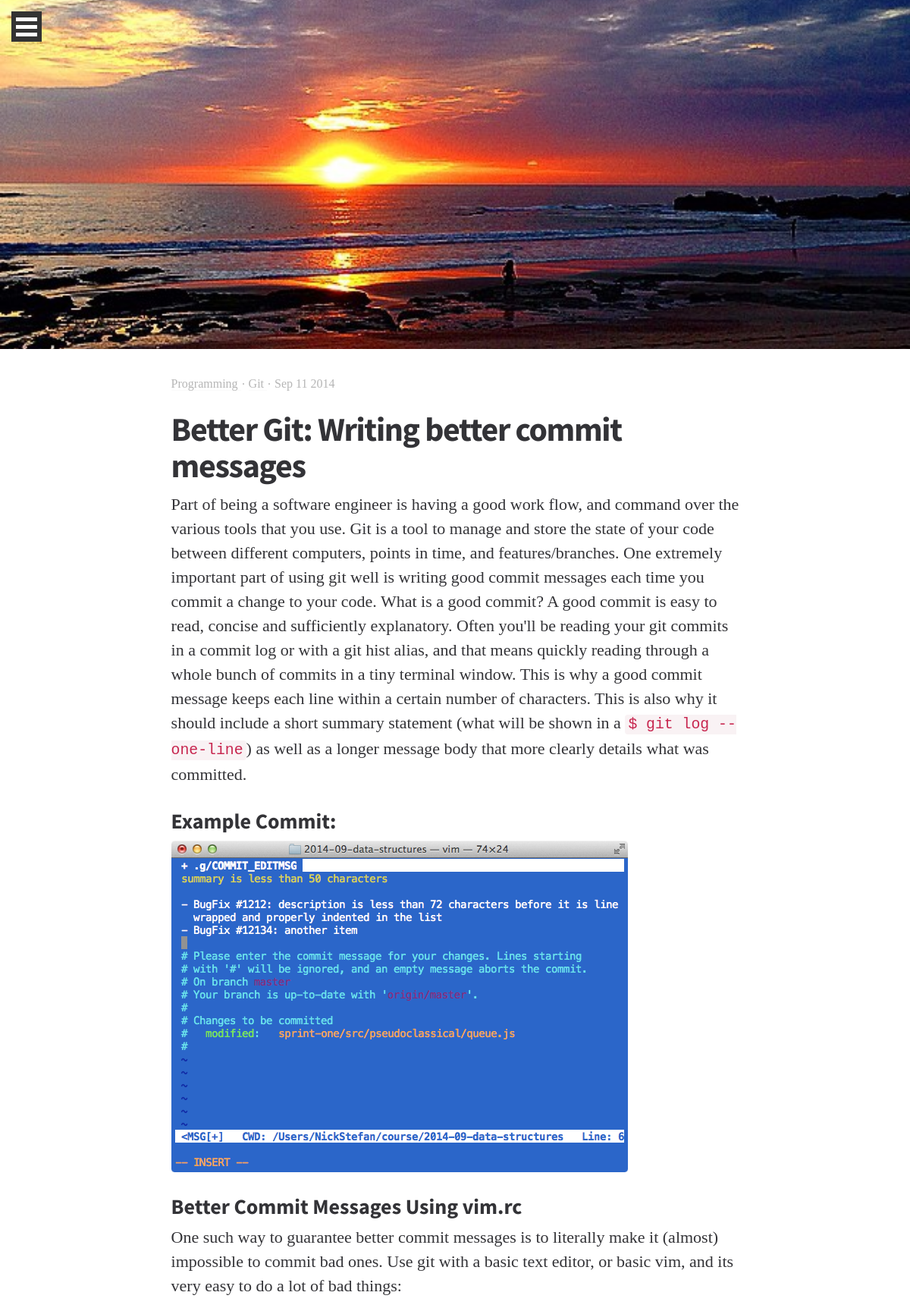
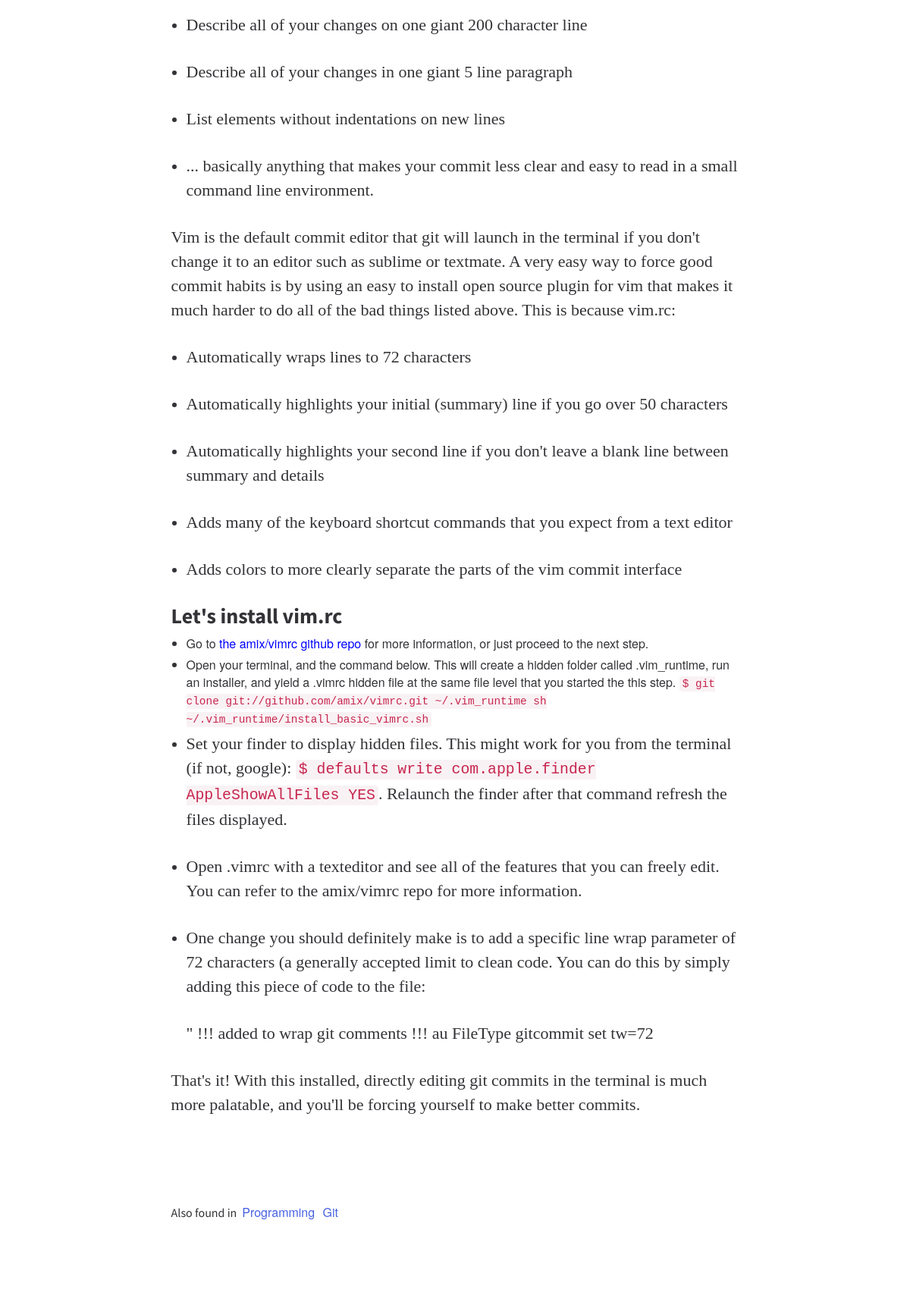
The app's page /blog/preview/beter-commit-messages (signed in) with its own data (2 pictures, top to bottom).
### blog/models.py (models this page shows, shortened)
class Category(models.Model):
    title = models.CharField(max_length=100, db_index=True)
    slug = models.SlugField(max_length=100, db_index=True)
    @permalink # this puts a 'view on site' link in the admin
    def get_absolute_url(self):
        return ('view_blog_category', None, {'slug': self.slug})
    def __unicode__(self):
        return '%s' % self.title

class Blog (models.Model):
    title = models.CharField(max_length=100, unique=True)
    slug = models.SlugField(max_length=100, unique=True)
    body = models.TextField()
    posted = models.DateTimeField(db_index=True) #auto_now_add=True
    category = models.ManyToManyField(Category)
    live = models.BooleanField(default=False)

### blog/views.py (the view)
@staff_member_required
def preview_post(request, slug):
    return render_to_response('blog/view_post.html',{
        'post': get_object_or_404(Blog, slug=slug)
    })

### blog/templates/blog/view_post.html (shortened to what this page needs)
<!DOCTYPE html>
<html class="no-js">
    <head>
        <link rel="stylesheet" href="/static/css/bootstrap.min.css">
        <link rel="stylesheet" href="/static/css/main.css">
        <link rel="stylesheet" href="/static/css/monokai_sublime.css">
    </head>
    <body>
    <span class="menu-trigger writer-icon animated fadeInDown">
        <span class="bar"></span>
        <span class="bar"></span>
        <span class="bar"></span>
    </span>
    <div class="hero-image" style="">
    </div>
    <div class="container">
        <div class="row">
        <div class="col-xs-12 main-content single-content">
            <p class="meta">
                {% for category in post.category.all %}
                <a class="" href="{{ category.get_absolute_url }}">{{ category }} </a>
                <i class="link-spacer"></i>
                {% endfor %}
                 {{ post.posted|date }}
            </p>
            <h1>{{ post.title }}</h1>
        {% load markdownify %}
        <div class="postbody">
            {{ post.body|markdownify|safe }}
        </div>
        <div class="single-footer">
            <div class="category-list">
                <p>Also found in</p>
                <ul>
                    {% for category in post.category.all %}
                      <li><a href="{{ category.get_absolute_url }}">{{ category }}</a></li>
                    {% endfor %}
                </ul>
            </div>
        </div>
        </div>
        </div>
    </div>
    </body>
</html>

### blog/static/css/main.css (style rules this page uses)
body, button, input, select, textarea { text-rendering: optimizeLegibility; -webkit-font-smoothing: antialiased; color: #333337; }
p { margin-bottom: 30px; font-family: "Droid Serif", serif; font-size: 18px; font-size: 1.8rem; line-height: 24px; line-height: 2.4rem; }
@media (min-width: 768px) { p { font-size: 20px; font-size: 2rem; line-height: 28px; line-height: 2.8rem; } }
@media (min-width: 992px) { p { font-size: 22px; font-size: 2.2rem; line-height: 32px; line-height: 3.2rem; } }
a { text-decoration: none; color: white; border-bottom: solid 1px #fafafa; }
h1, h2 { font-family: "Source Sans Pro", sans-serif; font-weight: 700; }
h1 { font-size: 38px; font-size: 3.8rem; }
h2 { font-size: 32px; font-size: 3.2rem; }
i { font-style: italic; }
ul, ol { margin-bottom: 20px; padding-left: 20px; font-size: 16px; font-size: 1.6rem; }
ul li, ol li { margin: 5px 0; }
.animated { -webkit-animation-fill-mode: both; -moz-animation-fill-mode: both; -ms-animation-fill-mode: both; -o-animation-fill-mode: both; animation-fill-mode: both; -webkit-animation-duration: 1s; -moz-animation-duration: 1s; -ms-animation-duration: 1s; -o-animation-duration: 1s; animation-duration: 1s; }
.fadeInDown { -webkit-animation-name: fadeInDown; -moz-animation-name: fadeInDown; -o-animation-name: fadeInDown; animation-name: fadeInDown; }
.writer-icon, .side-writer-icon { z-index: 1080; position: absolute; display: block; height: 40px; width: 40px; background: #333333; padding-top: 8px; }
.writer-icon span, .side-writer-icon span { height: 5px; width: 28px; float: left; display: block; margin: 0 6px 5px; background: white; }
.writer-icon { top: 15px; left: 15px; }
.meta { color: #b6b6b6; font-size: 14px; font-size: 1.4rem; }
@media (min-width: 992px) { .meta { font-size: 16px; font-size: 1.6rem; } }
.meta a { color: #b6b6b6; }
.meta i { font-style: normal; }
.main-content { padding: 30px; }
@media (min-width: 768px) { .main-content { padding: 60px 120px; } }
@media (min-width: 992px) { .main-content { padding: 50px; } }
.link-spacer { margin: 0 2px 4px 2px; display: inline-block; height: 2px; width: 2px; background-color: #b6b6b6; -webkit-border-radius: 100%; -moz-border-radius: 100%; border-radius: 100%; }
.hero-image { height: 150px; width: 100%; background: url(../img/background2.jpeg) center center no-repeat; -webkit-background-size: cover; -moz-background-size: cover; -o-background-size: cover; background-size: cover; }
@media (min-width: 768px) { .hero-image { height: 300px; } }
@media (min-width: 992px) { .hero-image { height: 390px; } }
@media (min-width: 1200px) { .hero-image { height: 460px; } }
.meta { font-size: 12px; font-size: 1.2rem; margin-bottom: 0; }
@media (min-width: 768px) { .meta { font-size: 16px; font-size: 1.6rem; } }
.single-content { padding: 30px 8%; }
@media (min-width: 992px) { .single-content { padding: 30px 14%; } }
@media (min-width: 1200px) { .single-content { padding: 30px 18%; } }
.single-content h1 { letter-spacing: -1pt; }
@media (min-width: 768px) { .single-content h1 { font-size: 44px; font-size: 4.4rem; } }
.single-content h2 { font-size: 28px; font-size: 2.8rem; }
.single-footer { padding: 40px 0; }
.single-footer .category-list { margin: 40px 0; }
.single-footer .category-list p { display: inline; font-family: "Source Sans Pro", sans-serif; font-size: 16px; font-size: 1.6rem; }
.single-footer .category-list ul { padding: 0; display: inline; }
.single-footer .category-list ul li { margin: 0 3px; display: inline; }
.single-footer .category-list a { border: 0 transparent; color: #4761e2; }
html { font-size: 62.5%; }
.postbody a:link, .postbody a:visited { color: blue; }

### records on screen
Category: title "Programming"
Category: title "Git"
Blog: posted "Sep 11 2014", title "Better Git: Writing better commit messages", body "Part of being a software engineer is having a good work flow, and command over the various tools that you use. Git is a tool to manage and store the state of your code between different computers, points in time, and features/branches. One extremely important part of using git well is writing good commit messages each time you commit a change to your code. What is a good commit? A good commit is easy to read, concise and sufficiently explanatory. Often you'll be reading your git commits in a commit log or with a git hist alias, and that means quickly reading through a whole bunch of commits in a tiny terminal window. This is why a good commit message keeps each line within a certain number…", body (picture)
